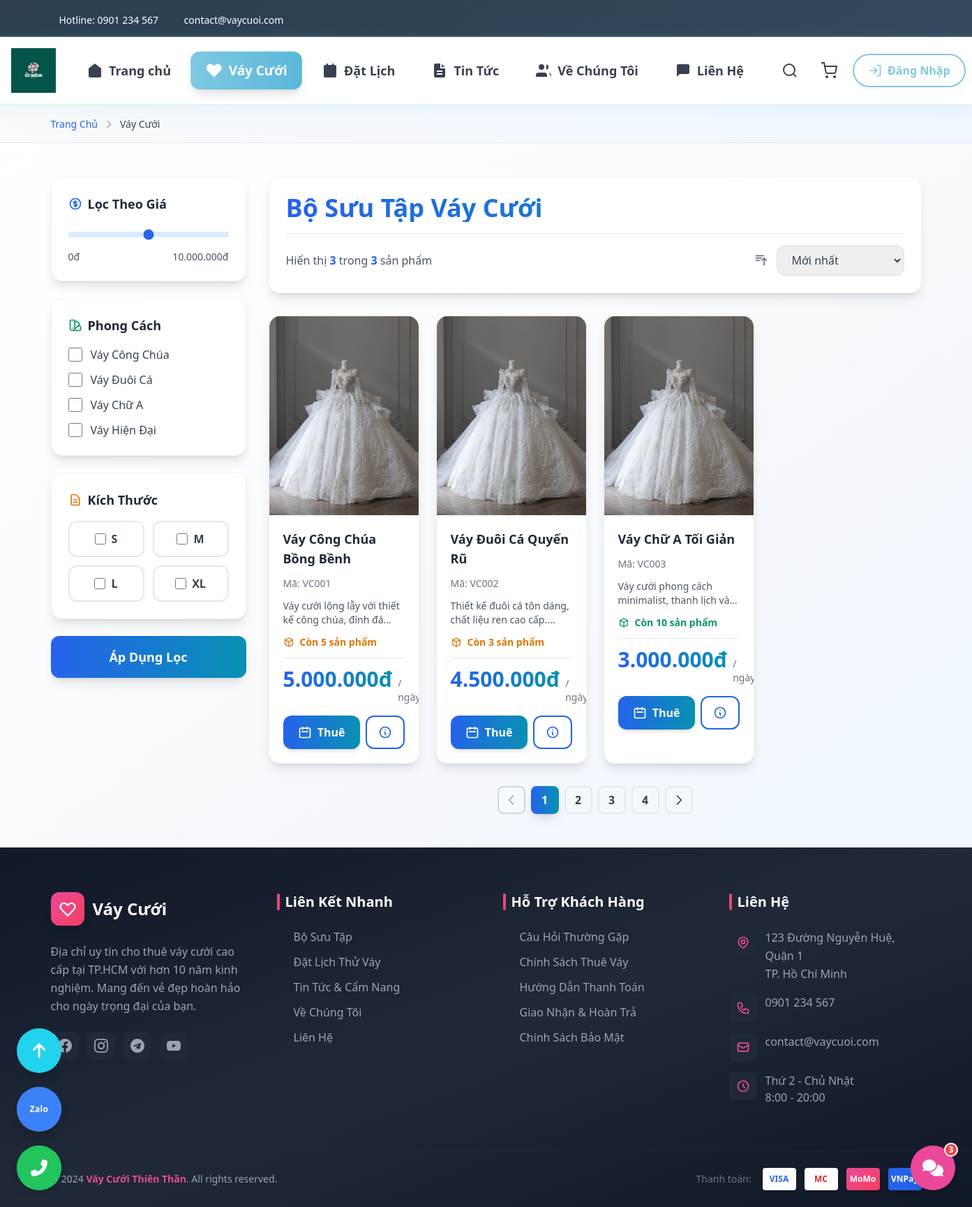
/products.php, run on the app's committed database.
### tables this page shows
CREATE TABLE vay_cuoi (
   id BIGINT AUTO_INCREMENT PRIMARY KEY,
   ma_vay VARCHAR(50) UNIQUE NOT NULL,
   ten_vay VARCHAR(255) NOT NULL,
   mo_ta TEXT,
   gia_thue DECIMAL(12,2) NOT NULL,
   so_luong_ton INT DEFAULT 0,
   created_at TIMESTAMP DEFAULT CURRENT_TIMESTAMP
);

### products.php (the view, shortened to what this page needs)
<?php
require_once 'includes/config.php';
$sort = isset($_GET['sort']) ? $_GET['sort'] : 'newest';
$order_by = "v.created_at DESC";
switch($sort) {
    case 'newest':
    default:
        $order_by = "v.created_at DESC";
        break;
}
$sql = "SELECT v.*,
        (SELECT url FROM hinh_anh_vay_cuoi WHERE vay_id = v.id AND is_primary = 1 LIMIT 1) as hinh_anh_chinh,
        (SELECT COUNT(*) FROM hinh_anh_vay_cuoi WHERE vay_id = v.id) as so_luong_hinh
        FROM vay_cuoi v
        WHERE v.so_luong_ton > 0
        ORDER BY $order_by";
$result = $conn->query($sql);
$products = [];
if ($result && $result->num_rows > 0) {
    while($row = $result->fetch_assoc()) {
        $products[] = $row;
    }
}
$total_products = count($products);
require_once 'includes/header.php';
?>
<div class="bg-gradient-to-r from-slate-50 to-blue-50 py-4 border-b border-gray-200">
    <div class="container mx-auto px-4">
        <div class="flex items-center gap-2 text-sm">
            <a href="index.php" class="text-blue-600 hover:text-blue-800 font-medium transition-colors">Trang Chủ</a>
            <svg class="w-4 h-4 text-gray-400" fill="none" stroke="currentColor" viewBox="0 0 24 24">
                <path stroke-linecap="round" stroke-linejoin="round" stroke-width="2" d="M9 5l7 7-7 7"/>
            </svg>
            <span class="text-gray-700 font-medium">Váy Cưới</span>
        </div>
    </div>
</div>
<section class="py-12 bg-gradient-to-br from-white via-slate-50 to-blue-50">
    <div class="container mx-auto px-4">
        <div class="grid lg:grid-cols-[280px_1fr] gap-8">
            <aside class="hidden lg:block space-y-6">
                <div class="bg-white rounded-2xl shadow-lg border border-gray-100 p-6">
                    <h3 class="text-lg font-bold text-gray-800 mb-4 flex items-center gap-2">
                        Lọc Theo Giá
                    </h3>
                    <div class="space-y-3">
                        <input type="range" min="0" max="10000000" step="500000" class="w-full h-2 bg-blue-100 rounded-lg appearance-none cursor-pointer accent-blue-600">
                        <div class="flex justify-between text-sm text-gray-600 font-medium">
                            <span>0đ</span>
                            <span>10.000.000đ</span>
                        </div>
                    </div>
                </div>
                <div class="bg-white rounded-2xl shadow-lg border border-gray-100 p-6">
                    <h3 class="text-lg font-bold text-gray-800 mb-4 flex items-center gap-2">
                        Phong Cách
                    </h3>
                    <div class="space-y-3">
                        <label class="flex items-center gap-3 cursor-pointer group">
                            <input type="checkbox" class="w-5 h-5 text-blue-600 border-gray-300 rounded focus:ring-blue-500">
                            <span class="text-gray-700 group-hover:text-blue-600 transition-colors">Váy Công Chúa</span>
                        </label>
                        <label class="flex items-center gap-3 cursor-pointer group">
                            <input type="checkbox" class="w-5 h-5 text-blue-600 border-gray-300 rounded focus:ring-blue-500">
                            <span class="text-gray-700 group-hover:text-blue-600 transition-colors">Váy Đuôi Cá</span>
                        </label>
                        <label class="flex items-center gap-3 cursor-pointer group">
                            <input type="checkbox" class="w-5 h-5 text-blue-600 border-gray-300 rounded focus:ring-blue-500">
                            <span class="text-gray-700 group-hover:text-blue-600 transition-colors">Váy Chữ A</span>
                        </label>
                        <label class="flex items-center gap-3 cursor-pointer group">
                            <input type="checkbox" class="w-5 h-5 text-blue-600 border-gray-300 rounded focus:ring-blue-500">
                            <span class="text-gray-700 group-hover:text-blue-600 transition-colors">Váy Hiện Đại</span>
                        </label>
                    </div>
                </div>
                <div class="bg-white rounded-2xl shadow-lg border border-gray-100 p-6">
                    <h3 class="text-lg font-bold text-gray-800 mb-4 flex items-center gap-2">
                        <svg class="w-5 h-5 text-amber-600" fill="none" stroke="currentColor" viewBox="0 0 24 24">
                            <path stroke-linecap="round" stroke-linejoin="round" stroke-width="2" d="M9 12h6m-6 4h6m2 5H7a2 2 0 01-2-2V5a2 2 0 012-2h5.586a1 1 0 01.707.293l5.414 5.414a1 1 0 01.293.707V19a2 2 0 01-2 2z"/>
                        </svg>
                        Kích Thước
                    </h3>
                    <div class="grid grid-cols-2 gap-3">
                        <label class="flex items-center justify-center gap-2 px-4 py-3 border-2 border-gray-200 rounded-xl cursor-pointer hover:border-blue-500 hover:bg-blue-50 transition-all">
                            <input type="checkbox" class="w-4 h-4 text-blue-600 border-gray-300 rounded focus:ring-blue-500">
                            <span class="font-semibold text-gray-700">S</span>
                        </label>
                        <label class="flex items-center justify-center gap-2 px-4 py-3 border-2 border-gray-200 rounded-xl cursor-pointer hover:border-blue-500 hover:bg-blue-50 transition-all">
                            <input type="checkbox" class="w-4 h-4 text-blue-600 border-gray-300 rounded focus:ring-blue-500">
                            <span class="font-semibold text-gray-700">M</span>
                        </label>
                        <label class="flex items-center justify-center gap-2 px-4 py-3 border-2 border-gray-200 rounded-xl cursor-pointer hover:border-blue-500 hover:bg-blue-50 transition-all">
                            <input type="checkbox" class="w-4 h-4 text-blue-600 border-gray-300 rounded focus:ring-blue-500">
                            <span class="font-semibold text-gray-700">L</span>
                        </label>
                        <label class="flex items-center justify-center gap-2 px-4 py-3 border-2 border-gray-200 rounded-xl cursor-pointer hover:border-blue-500 hover:bg-blue-50 transition-all">
                            <input type="checkbox" class="w-4 h-4 text-blue-600 border-gray-300 rounded focus:ring-blue-500">
                            <span class="font-semibold text-gray-700">XL</span>
                        </label>
                    </div>
                </div>
                <button class="w-full bg-gradient-to-r from-blue-600 to-cyan-600 text-white py-4 rounded-xl font-bold text-lg hover:from-blue-700 hover:to-cyan-700 transition-all transform hover:scale-105 shadow-lg hover:shadow-xl">
                    Áp Dụng Lọc
                </button>
            </aside>
            <div class="space-y-8">
                <div class="bg-white rounded-2xl shadow-lg border border-gray-100 p-6">
                    <h1 class="text-4xl font-bold bg-gradient-to-r from-blue-600 to-cyan-600 bg-clip-text text-transparent mb-4">
                    </h1>
                    <div class="flex flex-col sm:flex-row justify-between items-start sm:items-center gap-4 pt-4 border-t border-gray-200">
                        <span class="text-gray-600 font-medium">
                            Hiển thị <span class="text-blue-600 font-bold"><?php echo min($total_products, 12); ?></span> trong
                            <span class="text-blue-600 font-bold"><?php echo $total_products; ?></span> sản phẩm
                        </span>
                        <div class="flex items-center gap-3">
                            <svg class="w-5 h-5 text-gray-500" fill="none" stroke="currentColor" viewBox="0 0 24 24">
                                <path stroke-linecap="round" stroke-linejoin="round" stroke-width="2" d="M3 4h13M3 8h9m-9 4h6m4 0l4-4m0 0l4 4m-4-4v12"/>
                            </svg>
                            <select class="px-4 py-2 border-2 border-gray-200 rounded-xl font-medium text-gray-700 focus:border-blue-500 focus:ring-2 focus:ring-blue-200 transition-all cursor-pointer" onchange="sortProducts(this.value)">
                                <option value="newest" <?php echo $sort == 'newest' ? 'selected' : ''; ?>>Mới nhất</option>
                            </select>
                        </div>
                    </div>
                </div>
                <div class="grid grid-cols-1 sm:grid-cols-2 lg:grid-cols-3 xl:grid-cols-4 gap-6">
                    <?php if (empty($products)): ?>
                        <div class="col-span-full text-center py-20">
                            <div class="inline-flex items-center justify-center w-24 h-24 bg-gray-100 rounded-full mb-6">
                                <svg class="w-12 h-12 text-gray-400" fill="none" stroke="currentColor" viewBox="0 0 24 24">
                                    <path stroke-linecap="round" stroke-linejoin="round" stroke-width="2" d="M16 11V7a4 4 0 00-8 0v4M5 9h14l1 12H4L5 9z"/>
                                </svg>
                            </div>
                            <h3 class="text-2xl font-bold text-gray-700 mb-2">Chưa có sản phẩm</h3>
                            <p class="text-gray-500">Hiện tại chưa có váy cưới nào trong kho. Vui lòng quay lại sau!</p>
                        </div>
                    <?php else: ?>
                        <?php foreach($products as $product): ?>
                        <div class="group bg-white rounded-2xl shadow-lg border border-gray-100 overflow-hidden hover:shadow-2xl transition-all duration-300 hover:-translate-y-2">
                            <div class="relative overflow-hidden aspect-[3/4]">
                                <?php
                                $image_url = !empty($product['hinh_anh_chinh']) ? $product['hinh_anh_chinh'] : 'images/vay1.jpg';
                                ?>
                                <img src="<?php echo htmlspecialchars($image_url); ?>"
                                     alt="<?php echo htmlspecialchars($product['ten_vay']); ?>"
                                     onerror="this.src='images/vay1.jpg'"
                                     class="w-full h-full object-cover group-hover:scale-110 transition-transform duration-500">
                            </div>
                            <div class="p-5 space-y-3">
                                <h3 class="text-lg font-bold text-gray-800 line-clamp-2 group-hover:text-blue-600 transition-colors">
                                    <?php echo htmlspecialchars($product['ten_vay']); ?>
                                </h3>
                                <div class="text-sm text-gray-500 font-medium">
                                    Mã: <?php echo htmlspecialchars($product['ma_vay']); ?>
                                </div>
                                <?php if(!empty($product['mo_ta'])): ?>
                                <p class="text-sm text-gray-600 line-clamp-2">
                                    <?php echo htmlspecialchars(substr($product['mo_ta'], 0, 100)); ?>...
                                </p>
                                <?php endif; ?>
                                <div class="flex items-center gap-2 text-sm font-semibold <?php echo $product['so_luong_ton'] > 5 ? 'text-emerald-600' : 'text-amber-600'; ?>">
                                    <svg class="w-4 h-4" fill="none" stroke="currentColor" viewBox="0 0 24 24">
                                        <path stroke-linecap="round" stroke-linejoin="round" stroke-width="2" d="M20 7l-8-4-8 4m16 0l-8 4m8-4v10l-8 4m0-10L4 7m8 4v10M4 7v10l8 4"/>
                                    </svg>
                                    Còn <?php echo $product['so_luong_ton']; ?> sản phẩm
                                </div>
                                <div class="pt-3 border-t border-gray-200">
                                    <div class="flex items-baseline gap-2 mb-4">
                                        <span class="text-3xl font-bold bg-gradient-to-r from-blue-600 to-cyan-600 bg-clip-text text-transparent">
                                        </span>
                                        <span class="text-sm text-gray-500">/ ngày</span>
                                    </div>
                                    <div class="flex gap-2">
                                        <button onclick="showRentalModal(<?php echo $product['id']; ?>, '<?php echo addslashes($product['ten_vay']); ?>', <?php echo $product['gia_thue']; ?>)"
                                                class="flex-1 bg-gradient-to-r from-blue-600 to-cyan-600 text-white py-3 rounded-xl font-semibold hover:from-blue-700 hover:to-cyan-700 transition-all transform hover:scale-105 shadow-md flex items-center justify-center gap-2">
                                            <svg class="w-5 h-5" fill="none" stroke="currentColor" viewBox="0 0 24 24">
                                                <path stroke-linecap="round" stroke-linejoin="round" stroke-width="2" d="M8 7V3m8 4V3m-9 8h10M5 21h14a2 2 0 002-2V7a2 2 0 00-2-2H5a2 2 0 00-2 2v12a2 2 0 002 2z"/>
                                            </svg>
                                            Thuê
                                        </button>
                                        <a href="product-detail.php?id=<?php echo $product['id']; ?>"
                                           class="px-4 py-3 border-2 border-blue-600 text-blue-600 rounded-xl font-semibold hover:bg-blue-600 hover:text-white transition-all flex items-center justify-center">
                                            <svg class="w-5 h-5" fill="none" stroke="currentColor" viewBox="0 0 24 24">
                                                <path stroke-linecap="round" stroke-linejoin="round" stroke-width="2" d="M13 16h-1v-4h-1m1-4h.01M21 12a9 9 0 11-18 0 9 9 0 0118 0z"/>
                                            </svg>
                                        </a>
                                    </div>
                                </div>
                            </div>
                        </div>
                        <?php endforeach; ?>
                    <?php endif; ?>
                </div>
                <div class="flex justify-center items-center gap-2 mt-12">
                    <button class="w-10 h-10 flex items-center justify-center rounded-lg border-2 border-gray-300 text-gray-400 cursor-not-allowed">
                        <svg class="w-5 h-5" fill="none" stroke="currentColor" viewBox="0 0 24 24">
                            <path stroke-linecap="round" stroke-linejoin="round" stroke-width="2" d="M15 19l-7-7 7-7"/>
                        </svg>
                    </button>
                    <button class="w-10 h-10 flex items-center justify-center rounded-lg bg-gradient-to-r from-blue-600 to-cyan-600 text-white font-bold shadow-lg">1</button>
                    <button class="w-10 h-10 flex items-center justify-center rounded-lg border-2 border-gray-200 text-gray-700 font-semibold hover:border-blue-500 hover:text-blue-600 transition-colors">2</button>
                    <button class="w-10 h-10 flex items-center justify-center rounded-lg border-2 border-gray-200 text-gray-700 font-semibold hover:border-blue-500 hover:text-blue-600 transition-colors">3</button>
                    <button class="w-10 h-10 flex items-center justify-center rounded-lg border-2 border-gray-200 text-gray-700 font-semibold hover:border-blue-500 hover:text-blue-600 transition-colors">4</button>
                    <button class="w-10 h-10 flex items-center justify-center rounded-lg border-2 border-gray-200 text-gray-700 hover:border-blue-500 hover:text-blue-600 transition-colors">
                        <svg class="w-5 h-5" fill="none" stroke="currentColor" viewBox="0 0 24 24">
                            <path stroke-linecap="round" stroke-linejoin="round" stroke-width="2" d="M9 5l7 7-7 7"/>
                        </svg>
                    </button>
                </div>
            </div>
        </div>
    </div>
</section>
<?php require_once 'includes/footer.php'; ?>

### data on the page
vay_cuoi: ten_vay "Váy Công Chúa Bồng Bềnh", ma_vay "VC001", mo_ta "Váy cưới lộng lẫy với thiết kế công chúa, đính…", so_luong_ton "5"
vay_cuoi: ten_vay "Váy Đuôi Cá Quyến Rũ", ma_vay "VC002", mo_ta "Thiết kế đuôi cá tôn dáng, chất liệu ren cao cấp.", so_luong_ton "3"
vay_cuoi: ten_vay "Váy Chữ A Tối Giản", ma_vay "VC003", mo_ta "Váy cưới phong cách minimalist, thanh lịch…", so_luong_ton "10"

### other printed values
min($total_products, 12) "3"
$total_products "3"
SITE_NAME "Váy Cưới Thiên Thần"
